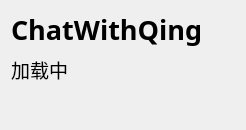
<?xml version="1.0" encoding="UTF-8"?>
<ui version="4.0">
 <class>Form</class>
 <widget class="QWidget" name="Form">
  <property name="geometry">
   <rect>
    <x>0</x>
    <y>0</y>
    <width>246</width>
    <height>130</height>
   </rect>
  </property>
  <property name="sizePolicy">
   <sizepolicy hsizetype="Fixed" vsizetype="Fixed">
    <horstretch>0</horstretch>
    <verstretch>0</verstretch>
   </sizepolicy>
  </property>
  <property name="windowTitle">
   <string>Form</string>
  </property>
  <layout class="QVBoxLayout" name="verticalLayout">
   <item>
    <widget class="QLabel" name="titleLabel">
     <property name="font">
      <font>
       <family>黑体</family>
       <pointsize>20</pointsize>
       <weight>75</weight>
       <bold>true</bold>
      </font>
     </property>
     <property name="text">
      <string>ChatWithQing</string>
     </property>
    </widget>
   </item>
   <item>
    <widget class="QLabel" name="loadLabel">
     <property name="font">
      <font>
       <family>黑体</family>
       <pointsize>14</pointsize>
      </font>
     </property>
     <property name="mouseTracking">
      <bool>true</bool>
     </property>
     <property name="text">
      <string>加载中</string>
     </property>
    </widget>
   </item>
   <item>
    <widget class="QLabel" name="detailLabel">
     <property name="font">
      <font>
       <family>黑体</family>
      </font>
     </property>
     <property name="text">
      <string/>
     </property>
    </widget>
   </item>
  </layout>
 </widget>
 <resources/>
 <connections/>
</ui>
